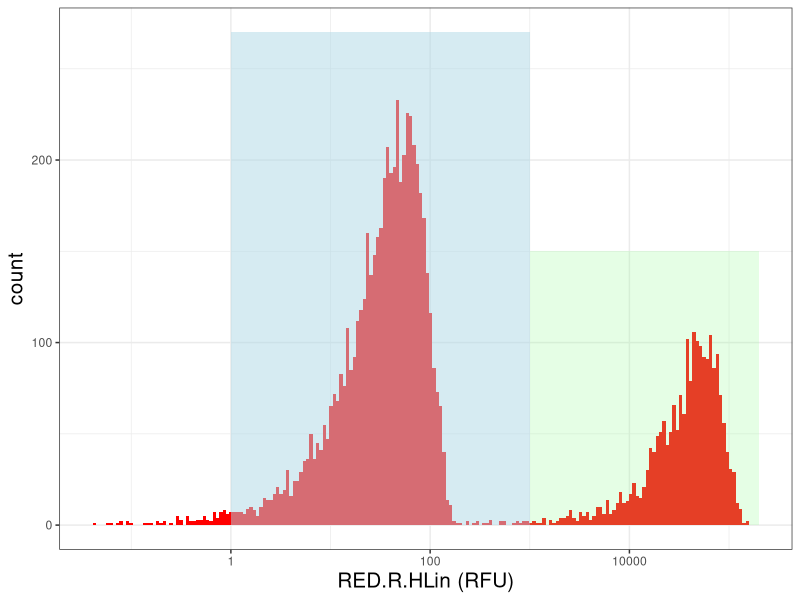

Recreate this plot in R.
## ---- chunk 1
library(tidyverse)
set.seed(2345)
a <- data.frame(rnorm(10000, 10, 50))
b <- data.frame(rnorm(2500, 35000, 35000))
colnames(a) <- "x"
colnames(b) <- "x"
c <- bind_rows(a,b)

ggplot(c, aes(x = x)) +
  geom_histogram(bins = 200, fill = "red") +
  annotate(geom = "rect", xmin = 1, xmax = 1000, ymin = 0, ymax = 270, fill = "lightblue", alpha = 0.5) +
  annotate(geom = "rect", xmin = 1000, xmax = 200000, ymin = 0, ymax = 150, fill = "palegreen", alpha = 0.25) +
  theme_bw() +
  theme(axis.title = element_text(size = 15)) +
  scale_x_log10()+
  xlab("RED.R.HLin (RFU)")
